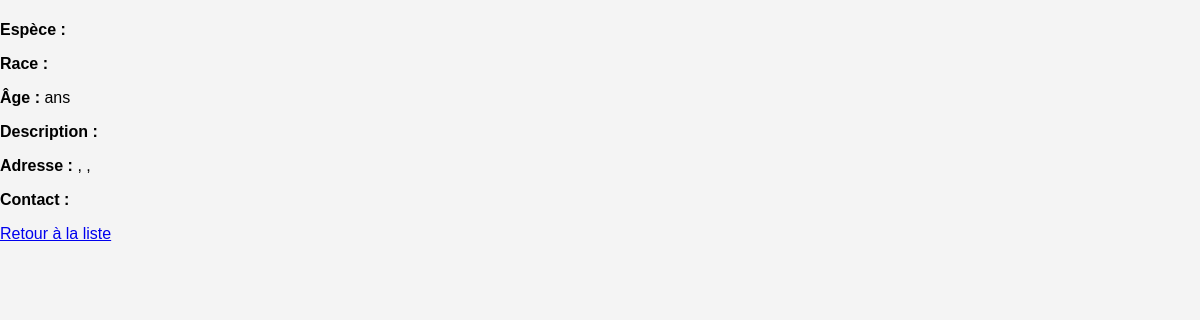
/animal/8, run on an earlier commit of the app's database.
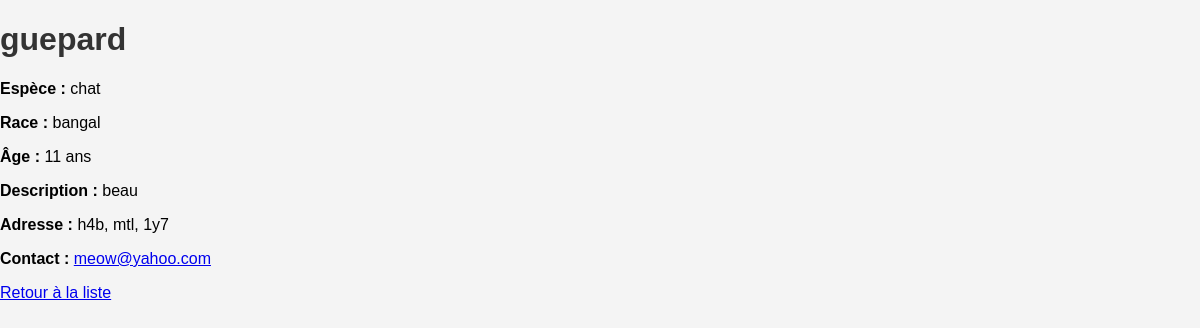
And on a later commit of the database.
### tables this page shows
CREATE TABLE animals (
    id INTEGER PRIMARY KEY AUTOINCREMENT,
    nom TEXT NOT NULL,
    espece TEXT NOT NULL,
    race TEXT NOT NULL,
    age INTEGER NOT NULL,
    description TEXT NOT NULL,
    courriel TEXT NOT NULL,
    adresse TEXT NOT NULL,
    ville TEXT NOT NULL,
    cp TEXT NOT NULL
);

### app.py (the view)
@app.route('/animal/<int:id>')
def animal(id):
    conn = get_db_connection()
    animal = conn.execute('SELECT * FROM animals WHERE id = ?', (id,)).fetchone()
    conn.close()
    return render_template('animal.html', animal=animal)

### app.py (called while the page is built)
def get_db_connection():
    conn = sqlite3.connect('database.db')
    conn.row_factory = sqlite3.Row
    return conn

### templates/animal.html (shortened to what this page needs)
<!DOCTYPE html>
<html lang="fr">
<head>
    <link rel="stylesheet" href="{{ url_for('static', filename='css/styles.css') }}">
</head>
<body>
    <h1>{{ animal['nom'] }}</h1>
    <p><strong>Espèce :</strong> {{ animal['espece'] }}</p>
    <p><strong>Race :</strong> {{ animal['race'] }}</p>
    <p><strong>Âge :</strong> {{ animal['age'] }} ans</p>
    <p><strong>Description :</strong> {{ animal['description'] }}</p>
    <p><strong>Adresse :</strong> {{ animal['adresse'] }}, {{ animal['ville'] }}, {{ animal['cp'] }}</p>
    <p><strong>Contact :</strong> <a href="mailto:{{ animal['courriel'] }}">{{ animal['courriel'] }}</a></p>
    <a href="{{ url_for('index') }}">Retour à la liste</a>
</body>
</html>

### static/css/styles.css (style rules this page uses)
body { font-family: Arial, sans-serif; background-color: #f4f4f4; margin: 0; padding: 0; }
h1, h2 { color: #333; }

What changed in the data, as far as the page shows it:
added animals: nom "guepard", espece "chat", race "bangal", age "11", description "beau", adresse "h4b", ville "mtl", cp "1y7", courriel "meow@yahoo.com"
